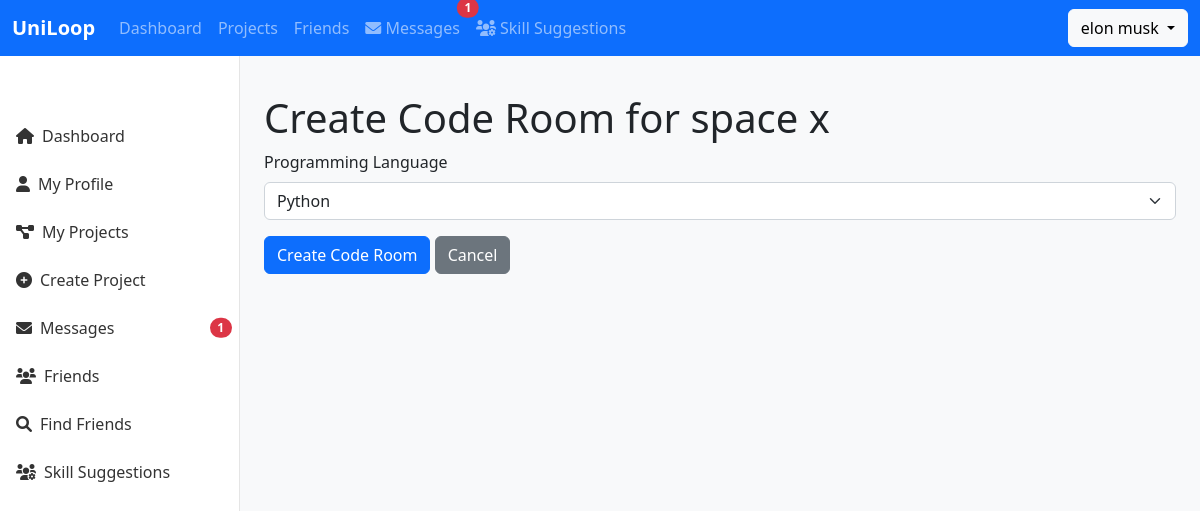
Page /project/4/code/create (signed in) on the committed database.
### app.py (models this page shows, shortened)
class User(UserMixin, db.Model):
    id = db.Column(db.Integer, primary_key=True)
    first_name = db.Column(db.String(150), nullable=False)
    last_name = db.Column(db.String(150), nullable=False)
    email = db.Column(db.String(120), unique=True, nullable=False)
    password = db.Column(db.String(255), nullable=False)
    profile_picture = db.Column(db.String(255))
    bio = db.Column(db.String(500))
    college = db.Column(db.String(200))
    github = db.Column(db.String(255))
    linkedin = db.Column(db.String(255))
    profile_visibility = db.Column(db.String(20), default='public')
    friend_request_setting = db.Column(db.String(20), default='everyone')
    owned_projects = db.relationship('Project', back_populates='owner')
    joined_projects = db.relationship('Project',
                                     secondary='project_members',
                                     primaryjoin="User.id == ProjectMember.user_id",
                                     secondaryjoin="ProjectMember.project_id == Project.id",
                                     viewonly=True)
    skills = db.Column(db.Text)

class Project(db.Model):
    id = db.Column(db.Integer, primary_key=True)
    title = db.Column(db.String(120), nullable=False)
    description = db.Column(db.Text, nullable=False)
    github_url = db.Column(db.String(255))
    demo_url = db.Column(db.String(255))
    documentation_url = db.Column(db.String(255))  # Added for documentation link
    created_at = db.Column(db.DateTime, default=datetime.utcnow)
    updated_at = db.Column(db.DateTime, default=datetime.utcnow, onupdate=datetime.utcnow)
    owner_id = db.Column(db.Integer, db.ForeignKey('user.id'), nullable=False)
    visibility = db.Column(db.String(20), default='public')
    likes = db.Column(db.Integer, default=0)
    owner = db.relationship('User', foreign_keys=[owner_id], back_populates='owned_projects')
    team_members = db.relationship('ProjectMember', back_populates='project', cascade="all, delete-orphan")
    tags = db.relationship('Tag', secondary='project_tags', back_populates='projects')
    activities = db.relationship('ProjectActivity', back_populates='project', cascade="all, delete-orphan",
                                order_by="desc(ProjectActivity.timestamp)")
    code_rooms = db.relationship('CodeRoom', back_populates='project', cascade="all, delete-orphan")

### app.py (the view, shortened to what this page needs)
@app.route('/project/<int:project_id>/code/create', methods=['GET', 'POST'])
@login_required
def create_code_room(project_id):
    project = Project.query.get_or_404(project_id)
    if project.owner_id != current_user.id and current_user not in project.team_members:
        flash('You do not have access to this project.', 'danger')
        return redirect(url_for('home'))
    return render_template('project/create_code_room.html', project=project)

### app.py (called while the page is built)
@login_manager.user_loader
def load_user(user_id):
    user = db.session.get(User, user_id)
    return user

### templates/project/create_code_room.html (shortened to what this page needs)
{% extends "base.html" %}
{% block content %}
<div class="container mt-4">
    <h1>Create Code Room for {{ project.title }}</h1>
    <form method="POST">
        <div class="mb-3">
            <label for="language" class="form-label">Programming Language</label>
            <select class="form-select" id="language" name="language">
                <option value="python">Python</option>
            </select>
        </div>
        <button type="submit" class="btn btn-primary">Create Code Room</button>
        <a href="{{ url_for('project_code_rooms', project_id=project.id) }}" class="btn btn-secondary">
            Cancel
        </a>
    </form>
</div>
{% endblock %}

### templates/base.html (shortened to what this page needs)
<!DOCTYPE html>
<html lang="en">
<head>
    <link href="https://cdn.jsdelivr.net/npm/bootstrap@5.2.3/dist/css/bootstrap.min.css" rel="stylesheet">
    <link rel="stylesheet" href="https://cdnjs.cloudflare.com/ajax/libs/font-awesome/6.0.0/css/all.min.css">
</head>
<body>
    <nav class="navbar navbar-expand-lg navbar-dark bg-primary fixed-top">
        <div class="container-fluid">
            <a class="navbar-brand" href="{{ url_for('dashboard') }}">UniLoop</a>
            <div class="collapse navbar-collapse" id="navbarSupportedContent">
                <ul class="navbar-nav me-auto mb-2 mb-lg-0">
                    <li class="nav-item">
                        <a class="nav-link" href="{{ url_for('dashboard') }}">Dashboard</a>
                    </li>
                    <li class="nav-item">
                        <a class="nav-link" href="{{ url_for('my_projects') }}">Projects</a>
                    </li>
                    <li class="nav-item">
                        <a class="nav-link" href="{{ url_for('friends') }}">Friends</a>
                    </li>
                    <li class="nav-item">
                        <a class="nav-link position-relative" href="{{ url_for('messages') }}">
                            <i class="fas fa-envelope"></i> Messages
                            <span id="unread-badge" class="position-absolute top-0 start-100 translate-middle badge rounded-pill bg-danger d-none">
                            </span>
                        </a>
                    </li>
                    <li class="nav-item">
                        <a class="nav-link" href="{{ url_for('skill_suggestions') }}">
                            <i class="fas fa-users-cog"></i> Skill Suggestions
                        </a>
                    </li>
                </ul>
                <div class="d-flex">
                    <div class="dropdown">
                        <button class="btn btn-light dropdown-toggle" type="button" id="dropdownMenuButton" data-bs-toggle="dropdown" aria-expanded="false">
                            {{ current_user.first_name }} {{ current_user.last_name }}
                        </button>
                    </div>
                </div>
            </div>
        </div>
    </nav>
    <div class="sidebar d-none d-md-block">
        <div class="sidebar-sticky">
            <ul class="nav flex-column">
                <li class="nav-item">
                    <a class="nav-link" href="{{ url_for('dashboard') }}">
                        <i class="fas fa-home me-2"></i>Dashboard
                    </a>
                </li>
                <li class="nav-item">
                    <a class="nav-link" href="{{ url_for('profile') }}">
                        <i class="fas fa-user me-2"></i>My Profile
                    </a>
                </li>
                <li class="nav-item">
                    <a class="nav-link" href="{{ url_for('my_projects') }}">
                        <i class="fas fa-project-diagram me-2"></i>My Projects
                    </a>
                </li>
                <li class="nav-item">
                    <a class="nav-link" href="{{ url_for('create_project') }}">
                        <i class="fas fa-plus-circle me-2"></i>Create Project
                    </a>
                </li>
                <li class="nav-item">
                    <a class="nav-link position-relative" href="{{ url_for('messages') }}">
                        <i class="fas fa-envelope me-2"></i>Messages
                        <span id="sidebar-unread-badge" class="position-absolute top-50 end-0 translate-middle-y badge rounded-pill bg-danger me-2 d-none">
                        </span>
                    </a>
                </li>
                <li class="nav-item">
                    <a class="nav-link" href="{{ url_for('friends') }}">
                        <i class="fas fa-users me-2"></i>Friends
                    </a>
                </li>
                <li class="nav-item">
                    <a class="nav-link" href="{{ url_for('search_friends') }}">
                        <i class="fas fa-search me-2"></i>Find Friends
                    </a>
                </li>
                <li class="nav-item">
                    <a class="nav-link" href="{{ url_for('skill_suggestions') }}">
                        <i class="fas fa-users-cog me-2"></i>Skill Suggestions
                    </a>
                </li>
            </ul>
        </div>
    </div>
    <main role="main">
        <div class="container-fluid">
            {% block content %}{% endblock %}
        </div>
    </main>
</body>
</html>

### templates/base.html (style rules this page uses)
body { background-color: #f8f9fa; }
.navbar-brand { font-weight: bold; }
.nav-link { font-weight: 500; }
.sidebar { position: fixed; top: 56px; bottom: 0; left: 0; z-index: 100; padding: 48px 0 0; box-shadow: inset -1px 0 0 rgba(0, 0, 0, .1); background-color: #fff; }
.sidebar-sticky { position: relative; top: 0; height: calc(100vh - 48px); padding-top: .5rem; overflow-x: hidden; overflow-y: auto; }
.sidebar .nav-link { font-weight: 500; color: #333; padding: .75rem 1rem; }
main { padding-top: 70px; }
@media (min-width: 768px) { main { padding-left: 240px; } }
@media (min-width: 768px) { .sidebar { width: 240px; } }

### rows in the picture
User: first_name "elon", last_name "musk"
Project: title "space x"
